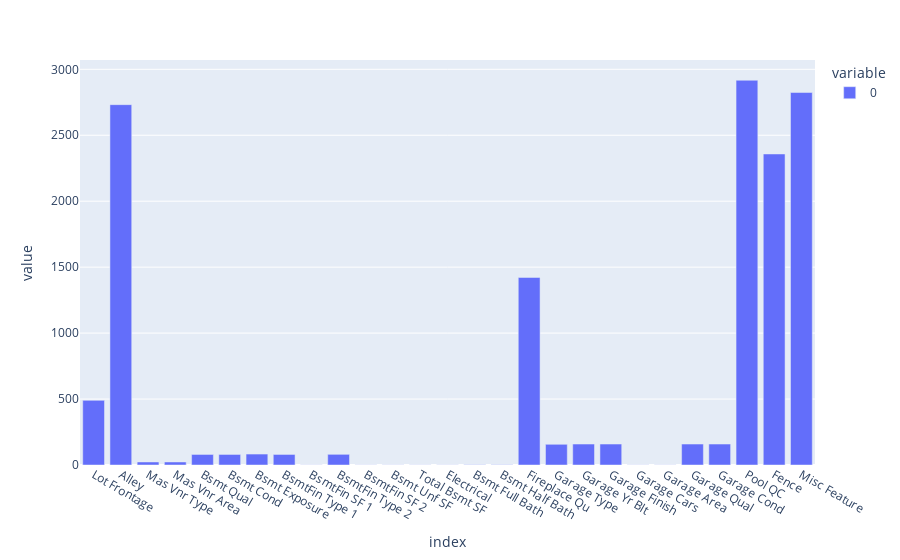

The code cell stored with this chart in its notebook:
### Code cell
# missing data
cols_missing_vals = df.columns[df.isna().any()]

df[cols_missing_vals].isna().sum().plot(kind='bar')

### Figure 1 — Plotly figure (JSON) as saved in the notebook; plotly's stock layout.template omitted (floating-point values rounded to 4 significant figures)
{"data": [{"alignmentgroup": "True", "hovertemplate": "variable=0<br>index=%{x}<br>value=%{y}<extra></extra>", "legendgroup": "0", "marker": {"color": "#636efa"}, "name": "0", "offsetgroup": "0", "orientation": "v", "showlegend": true, "textposition": "auto", "type": "bar", "x": ["Lot Frontage", "Alley", "Mas Vnr Type", "Mas Vnr Area", "Bsmt Qual", "Bsmt Cond", "Bsmt Exposure", "BsmtFin Type 1", "BsmtFin SF 1", "BsmtFin Type 2", "BsmtFin SF 2", "Bsmt Unf SF", "Total Bsmt SF", "Electrical", "Bsmt Full Bath", "Bsmt Half Bath", "Fireplace Qu", "Garage Type", "Garage Yr Blt", "Garage Finish", "Garage Cars", "Garage Area", "Garage Qual", "Garage Cond", "Pool QC", "Fence", "Misc Feature"], "xaxis": "x", "y": [490, 2732, 23, 23, 80, 80, 83, 80, 1, 81, 1, 1, 1, 1, 2, 2, 1422, 157, 159, 159, 1, 1, 159, 159, 2917, 2358, 2824], "yaxis": "y"}], "layout": {"barmode": "relative", "legend": {"title": {"text": "variable"}, "tracegroupgap": 0}, "margin": {"t": 60}, "xaxis": {"anchor": "y", "domain": [0, 1], "title": {"text": "index"}}, "yaxis": {"anchor": "x", "domain": [0, 1], "title": {"text": "value"}}}}
